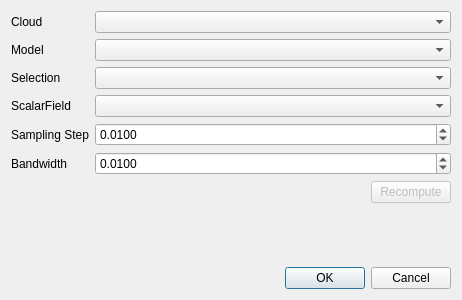
<?xml version="1.0" encoding="UTF-8"?>
<ui version="4.0">
 <class>ccTimeSeriesGeneratorEditorDlgUi</class>
 <widget class="QDialog" name="ccTimeSeriesGeneratorEditorDlgUi">
  <property name="geometry">
   <rect>
    <x>0</x>
    <y>0</y>
    <width>462</width>
    <height>300</height>
   </rect>
  </property>
  <property name="windowTitle">
   <string>Dialog</string>
  </property>
  <layout class="QGridLayout" name="gridLayout">
   <item row="0" column="0">
    <layout class="QFormLayout" name="formLayout">
     <property name="fieldGrowthPolicy">
      <enum>QFormLayout::AllNonFixedFieldsGrow</enum>
     </property>
     <item row="0" column="0">
      <widget class="QLabel" name="label">
       <property name="text">
        <string>Cloud</string>
       </property>
      </widget>
     </item>
     <item row="0" column="1">
      <widget class="ObjectSelectionComboBox" name="comboCloud"/>
     </item>
     <item row="1" column="0">
      <widget class="QLabel" name="label_2">
       <property name="text">
        <string>Model</string>
       </property>
      </widget>
     </item>
     <item row="1" column="1">
      <widget class="ObjectSelectionComboBox" name="comboModel"/>
     </item>
     <item row="2" column="1">
      <widget class="ObjectSelectionComboBox" name="comboArea">
       <property name="enabled">
        <bool>true</bool>
       </property>
      </widget>
     </item>
     <item row="2" column="0">
      <widget class="QLabel" name="label_3">
       <property name="enabled">
        <bool>true</bool>
       </property>
       <property name="text">
        <string>Selection</string>
       </property>
      </widget>
     </item>
     <item row="3" column="1">
      <widget class="QComboBox" name="comboScalar"/>
     </item>
     <item row="3" column="0">
      <widget class="QLabel" name="labelScalar">
       <property name="text">
        <string>ScalarField</string>
       </property>
      </widget>
     </item>
     <item row="4" column="1">
      <widget class="QDoubleSpinBox" name="spinStep">
       <property name="decimals">
        <number>4</number>
       </property>
       <property name="maximum">
        <double>1000.000000000000000</double>
       </property>
       <property name="singleStep">
        <double>0.010000000000000</double>
       </property>
       <property name="value">
        <double>0.010000000000000</double>
       </property>
      </widget>
     </item>
     <item row="5" column="1">
      <widget class="QDoubleSpinBox" name="spinBandWidth">
       <property name="decimals">
        <number>4</number>
       </property>
       <property name="maximum">
        <double>1000.000000000000000</double>
       </property>
       <property name="singleStep">
        <double>0.010000000000000</double>
       </property>
       <property name="value">
        <double>0.010000000000000</double>
       </property>
      </widget>
     </item>
     <item row="4" column="0">
      <widget class="QLabel" name="label_4">
       <property name="text">
        <string>Sampling Step</string>
       </property>
      </widget>
     </item>
     <item row="5" column="0">
      <widget class="QLabel" name="label_5">
       <property name="text">
        <string>Bandwidth</string>
       </property>
      </widget>
     </item>
    </layout>
   </item>
   <item row="3" column="0">
    <widget class="QDialogButtonBox" name="buttonBox">
     <property name="orientation">
      <enum>Qt::Horizontal</enum>
     </property>
     <property name="standardButtons">
      <set>QDialogButtonBox::Cancel|QDialogButtonBox::Ok</set>
     </property>
    </widget>
   </item>
   <item row="1" column="0">
    <layout class="QHBoxLayout" name="horizontalLayout">
     <item>
      <spacer name="horizontalSpacer">
       <property name="orientation">
        <enum>Qt::Horizontal</enum>
       </property>
       <property name="sizeHint" stdset="0">
        <size>
         <width>40</width>
         <height>20</height>
        </size>
       </property>
      </spacer>
     </item>
     <item>
      <widget class="QPushButton" name="pushButton">
       <property name="enabled">
        <bool>false</bool>
       </property>
       <property name="text">
        <string>Recompute</string>
       </property>
      </widget>
     </item>
    </layout>
   </item>
   <item row="2" column="0">
    <spacer name="verticalSpacer">
     <property name="orientation">
      <enum>Qt::Vertical</enum>
     </property>
     <property name="sizeHint" stdset="0">
      <size>
       <width>20</width>
       <height>40</height>
      </size>
     </property>
    </spacer>
   </item>
  </layout>
 </widget>
 <customwidgets>
  <customwidget>
   <class>ObjectSelectionComboBox</class>
   <extends>QComboBox</extends>
   <header>qtHelper.h</header>
  </customwidget>
 </customwidgets>
 <resources/>
 <connections>
  <connection>
   <sender>buttonBox</sender>
   <signal>accepted()</signal>
   <receiver>ccTimeSeriesGeneratorEditorDlgUi</receiver>
   <slot>accept()</slot>
   <hints>
    <hint type="sourcelabel">
     <x>248</x>
     <y>254</y>
    </hint>
    <hint type="destinationlabel">
     <x>157</x>
     <y>274</y>
    </hint>
   </hints>
  </connection>
  <connection>
   <sender>buttonBox</sender>
   <signal>rejected()</signal>
   <receiver>ccTimeSeriesGeneratorEditorDlgUi</receiver>
   <slot>reject()</slot>
   <hints>
    <hint type="sourcelabel">
     <x>316</x>
     <y>260</y>
    </hint>
    <hint type="destinationlabel">
     <x>286</x>
     <y>274</y>
    </hint>
   </hints>
  </connection>
 </connections>
</ui>
